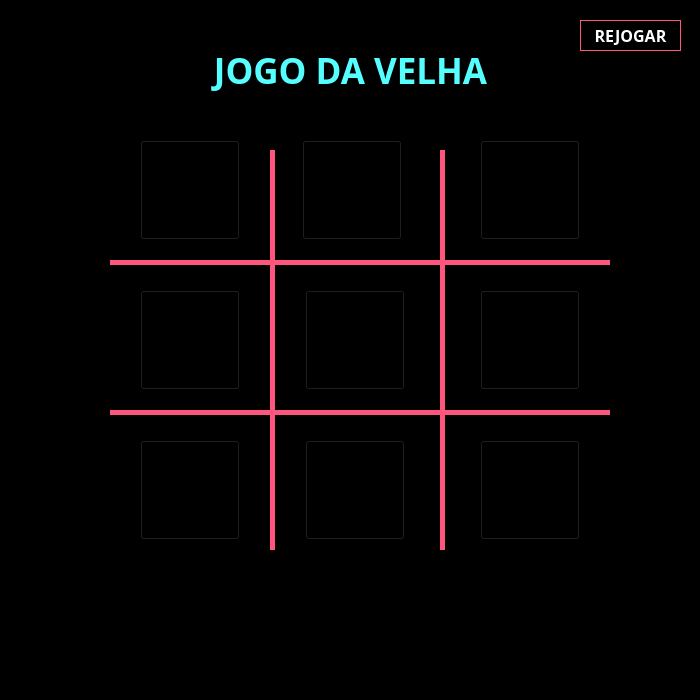
<?xml version="1.0" encoding="UTF-8"?>
<ui version="4.0">
 <class>Form</class>
 <widget class="QWidget" name="Form">
  <property name="geometry">
   <rect>
    <x>0</x>
    <y>0</y>
    <width>700</width>
    <height>700</height>
   </rect>
  </property>
  <property name="minimumSize">
   <size>
    <width>700</width>
    <height>700</height>
   </size>
  </property>
  <property name="maximumSize">
   <size>
    <width>700</width>
    <height>700</height>
   </size>
  </property>
  <property name="windowTitle">
   <string>Jogo da Velha</string>
  </property>
  <property name="windowIcon">
   <iconset>
    <normaloff>../img/tic-tac-toe.png</normaloff>../img/tic-tac-toe.png</iconset>
  </property>
  <property name="styleSheet">
   <string notr="true">background-color: rgb(0, 0, 0);</string>
  </property>
  <widget class="QLabel" name="lbl_nome">
   <property name="geometry">
    <rect>
     <x>10</x>
     <y>30</y>
     <width>681</width>
     <height>81</height>
    </rect>
   </property>
   <property name="font">
    <font>
     <family>Montserrat Black</family>
     <pointsize>26</pointsize>
     <weight>75</weight>
     <bold>true</bold>
    </font>
   </property>
   <property name="cursor">
    <cursorShape>ArrowCursor</cursorShape>
   </property>
   <property name="styleSheet">
    <string notr="true">background-color: rgba(255, 255, 255, 0);
color: rgb(85, 255, 255);</string>
   </property>
   <property name="text">
    <string>&lt;html&gt;&lt;head/&gt;&lt;body&gt;&lt;p&gt;JOGO DA VELHA&lt;/p&gt;&lt;/body&gt;&lt;/html&gt;</string>
   </property>
   <property name="textFormat">
    <enum>Qt::AutoText</enum>
   </property>
   <property name="alignment">
    <set>Qt::AlignCenter</set>
   </property>
  </widget>
  <widget class="Line" name="line">
   <property name="enabled">
    <bool>true</bool>
   </property>
   <property name="geometry">
    <rect>
     <x>110</x>
     <y>260</y>
     <width>500</width>
     <height>5</height>
    </rect>
   </property>
   <property name="minimumSize">
    <size>
     <width>500</width>
     <height>0</height>
    </size>
   </property>
   <property name="maximumSize">
    <size>
     <width>500</width>
     <height>5</height>
    </size>
   </property>
   <property name="styleSheet">
    <string notr="true">background-color: rgb(255, 85, 127);</string>
   </property>
   <property name="frameShadow">
    <enum>QFrame::Sunken</enum>
   </property>
   <property name="lineWidth">
    <number>0</number>
   </property>
   <property name="orientation">
    <enum>Qt::Horizontal</enum>
   </property>
  </widget>
  <widget class="Line" name="line_2">
   <property name="enabled">
    <bool>true</bool>
   </property>
   <property name="geometry">
    <rect>
     <x>110</x>
     <y>410</y>
     <width>500</width>
     <height>5</height>
    </rect>
   </property>
   <property name="minimumSize">
    <size>
     <width>500</width>
     <height>0</height>
    </size>
   </property>
   <property name="maximumSize">
    <size>
     <width>500</width>
     <height>5</height>
    </size>
   </property>
   <property name="styleSheet">
    <string notr="true">background-color: rgb(255, 85, 127);</string>
   </property>
   <property name="frameShadow">
    <enum>QFrame::Sunken</enum>
   </property>
   <property name="lineWidth">
    <number>0</number>
   </property>
   <property name="orientation">
    <enum>Qt::Horizontal</enum>
   </property>
  </widget>
  <widget class="Line" name="line_3">
   <property name="geometry">
    <rect>
     <x>270</x>
     <y>150</y>
     <width>5</width>
     <height>400</height>
    </rect>
   </property>
   <property name="minimumSize">
    <size>
     <width>5</width>
     <height>400</height>
    </size>
   </property>
   <property name="maximumSize">
    <size>
     <width>16777215</width>
     <height>400</height>
    </size>
   </property>
   <property name="styleSheet">
    <string notr="true">background-color: rgb(255, 85, 127);</string>
   </property>
   <property name="lineWidth">
    <number>0</number>
   </property>
   <property name="orientation">
    <enum>Qt::Vertical</enum>
   </property>
  </widget>
  <widget class="Line" name="line_4">
   <property name="geometry">
    <rect>
     <x>440</x>
     <y>150</y>
     <width>5</width>
     <height>400</height>
    </rect>
   </property>
   <property name="minimumSize">
    <size>
     <width>5</width>
     <height>400</height>
    </size>
   </property>
   <property name="maximumSize">
    <size>
     <width>16777215</width>
     <height>400</height>
    </size>
   </property>
   <property name="styleSheet">
    <string notr="true">background-color: rgb(255, 85, 127);</string>
   </property>
   <property name="lineWidth">
    <number>0</number>
   </property>
   <property name="orientation">
    <enum>Qt::Vertical</enum>
   </property>
  </widget>
  <widget class="QPushButton" name="btn_1">
   <property name="geometry">
    <rect>
     <x>140</x>
     <y>140</y>
     <width>100</width>
     <height>100</height>
    </rect>
   </property>
   <property name="minimumSize">
    <size>
     <width>100</width>
     <height>100</height>
    </size>
   </property>
   <property name="maximumSize">
    <size>
     <width>100</width>
     <height>100</height>
    </size>
   </property>
   <property name="font">
    <font>
     <family>Montserrat</family>
     <pointsize>28</pointsize>
     <weight>75</weight>
     <bold>true</bold>
    </font>
   </property>
   <property name="styleSheet">
    <string notr="true">color: rgb(85, 255, 255);</string>
   </property>
   <property name="text">
    <string/>
   </property>
  </widget>
  <widget class="QPushButton" name="btn_2">
   <property name="geometry">
    <rect>
     <x>140</x>
     <y>290</y>
     <width>100</width>
     <height>100</height>
    </rect>
   </property>
   <property name="minimumSize">
    <size>
     <width>100</width>
     <height>100</height>
    </size>
   </property>
   <property name="maximumSize">
    <size>
     <width>100</width>
     <height>100</height>
    </size>
   </property>
   <property name="font">
    <font>
     <family>Montserrat</family>
     <pointsize>28</pointsize>
     <weight>75</weight>
     <bold>true</bold>
    </font>
   </property>
   <property name="styleSheet">
    <string notr="true">color: rgb(85, 255, 255);</string>
   </property>
   <property name="text">
    <string/>
   </property>
  </widget>
  <widget class="QPushButton" name="btn_3">
   <property name="geometry">
    <rect>
     <x>140</x>
     <y>440</y>
     <width>100</width>
     <height>100</height>
    </rect>
   </property>
   <property name="minimumSize">
    <size>
     <width>100</width>
     <height>100</height>
    </size>
   </property>
   <property name="maximumSize">
    <size>
     <width>100</width>
     <height>100</height>
    </size>
   </property>
   <property name="font">
    <font>
     <family>Montserrat</family>
     <pointsize>28</pointsize>
     <weight>75</weight>
     <bold>true</bold>
    </font>
   </property>
   <property name="styleSheet">
    <string notr="true">color: rgb(85, 255, 255);</string>
   </property>
   <property name="text">
    <string/>
   </property>
  </widget>
  <widget class="QPushButton" name="btn_4">
   <property name="geometry">
    <rect>
     <x>302</x>
     <y>140</y>
     <width>100</width>
     <height>100</height>
    </rect>
   </property>
   <property name="minimumSize">
    <size>
     <width>100</width>
     <height>100</height>
    </size>
   </property>
   <property name="maximumSize">
    <size>
     <width>100</width>
     <height>100</height>
    </size>
   </property>
   <property name="font">
    <font>
     <family>Montserrat</family>
     <pointsize>28</pointsize>
     <weight>75</weight>
     <bold>true</bold>
    </font>
   </property>
   <property name="styleSheet">
    <string notr="true">color: rgb(85, 255, 255);</string>
   </property>
   <property name="text">
    <string/>
   </property>
  </widget>
  <widget class="QPushButton" name="btn_5">
   <property name="geometry">
    <rect>
     <x>305</x>
     <y>290</y>
     <width>100</width>
     <height>100</height>
    </rect>
   </property>
   <property name="minimumSize">
    <size>
     <width>100</width>
     <height>100</height>
    </size>
   </property>
   <property name="maximumSize">
    <size>
     <width>100</width>
     <height>100</height>
    </size>
   </property>
   <property name="font">
    <font>
     <family>Montserrat</family>
     <pointsize>28</pointsize>
     <weight>75</weight>
     <bold>true</bold>
    </font>
   </property>
   <property name="styleSheet">
    <string notr="true">color: rgb(85, 255, 255);</string>
   </property>
   <property name="text">
    <string/>
   </property>
  </widget>
  <widget class="QPushButton" name="btn_6">
   <property name="geometry">
    <rect>
     <x>305</x>
     <y>440</y>
     <width>100</width>
     <height>100</height>
    </rect>
   </property>
   <property name="minimumSize">
    <size>
     <width>100</width>
     <height>100</height>
    </size>
   </property>
   <property name="maximumSize">
    <size>
     <width>100</width>
     <height>100</height>
    </size>
   </property>
   <property name="font">
    <font>
     <family>Montserrat</family>
     <pointsize>28</pointsize>
     <weight>75</weight>
     <bold>true</bold>
    </font>
   </property>
   <property name="styleSheet">
    <string notr="true">color: rgb(85, 255, 255);</string>
   </property>
   <property name="text">
    <string/>
   </property>
  </widget>
  <widget class="QPushButton" name="btn_7">
   <property name="geometry">
    <rect>
     <x>480</x>
     <y>140</y>
     <width>100</width>
     <height>100</height>
    </rect>
   </property>
   <property name="minimumSize">
    <size>
     <width>100</width>
     <height>100</height>
    </size>
   </property>
   <property name="maximumSize">
    <size>
     <width>100</width>
     <height>100</height>
    </size>
   </property>
   <property name="font">
    <font>
     <family>Montserrat</family>
     <pointsize>28</pointsize>
     <weight>75</weight>
     <bold>true</bold>
    </font>
   </property>
   <property name="styleSheet">
    <string notr="true">color: rgb(85, 255, 255);</string>
   </property>
   <property name="text">
    <string/>
   </property>
  </widget>
  <widget class="QPushButton" name="btn_8">
   <property name="geometry">
    <rect>
     <x>480</x>
     <y>290</y>
     <width>100</width>
     <height>100</height>
    </rect>
   </property>
   <property name="minimumSize">
    <size>
     <width>100</width>
     <height>100</height>
    </size>
   </property>
   <property name="maximumSize">
    <size>
     <width>100</width>
     <height>100</height>
    </size>
   </property>
   <property name="font">
    <font>
     <family>Montserrat</family>
     <pointsize>28</pointsize>
     <weight>75</weight>
     <bold>true</bold>
    </font>
   </property>
   <property name="styleSheet">
    <string notr="true">color: rgb(85, 255, 255);</string>
   </property>
   <property name="text">
    <string/>
   </property>
  </widget>
  <widget class="QPushButton" name="btn_9">
   <property name="geometry">
    <rect>
     <x>480</x>
     <y>440</y>
     <width>100</width>
     <height>100</height>
    </rect>
   </property>
   <property name="minimumSize">
    <size>
     <width>100</width>
     <height>100</height>
    </size>
   </property>
   <property name="maximumSize">
    <size>
     <width>100</width>
     <height>100</height>
    </size>
   </property>
   <property name="font">
    <font>
     <family>Montserrat</family>
     <pointsize>28</pointsize>
     <weight>75</weight>
     <bold>true</bold>
    </font>
   </property>
   <property name="styleSheet">
    <string notr="true">color: rgb(85, 255, 255);</string>
   </property>
   <property name="text">
    <string/>
   </property>
  </widget>
  <widget class="QLabel" name="label">
   <property name="geometry">
    <rect>
     <x>260</x>
     <y>610</y>
     <width>191</width>
     <height>51</height>
    </rect>
   </property>
   <property name="font">
    <font>
     <family>Montserrat</family>
     <pointsize>14</pointsize>
     <weight>75</weight>
     <bold>true</bold>
    </font>
   </property>
   <property name="styleSheet">
    <string notr="true">color:white;
</string>
   </property>
   <property name="text">
    <string/>
   </property>
   <property name="alignment">
    <set>Qt::AlignCenter</set>
   </property>
  </widget>
  <widget class="QPushButton" name="btn_enviar_2">
   <property name="geometry">
    <rect>
     <x>580</x>
     <y>20</y>
     <width>101</width>
     <height>31</height>
    </rect>
   </property>
   <property name="font">
    <font>
     <family>Montserrat</family>
     <pointsize>12</pointsize>
     <weight>75</weight>
     <bold>true</bold>
    </font>
   </property>
   <property name="cursor">
    <cursorShape>PointingHandCursor</cursorShape>
   </property>
   <property name="styleSheet">
    <string notr="true">border: 1px solid rgb(255, 85, 127);
color: white;
</string>
   </property>
   <property name="text">
    <string>REJOGAR</string>
   </property>
  </widget>
 </widget>
 <resources/>
 <connections/>
</ui>
